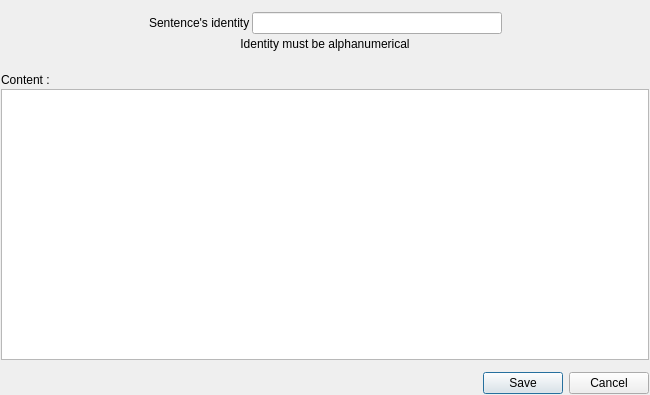
<?xml version="1.0" encoding="UTF-8"?>
<ui version="4.0">
 <class>SentenceSelectedEditDialog</class>
 <widget class="QDialog" name="SentenceSelectedEditDialog">
  <property name="windowModality">
   <enum>Qt::WindowModality::WindowModal</enum>
  </property>
  <property name="geometry">
   <rect>
    <x>0</x>
    <y>0</y>
    <width>650</width>
    <height>395</height>
   </rect>
  </property>
  <property name="windowTitle">
   <string>Create/Edit/View a sentences</string>
  </property>
  <property name="modal">
   <bool>true</bool>
  </property>
  <layout class="QGridLayout" name="gridLayout">
   <property name="leftMargin">
    <number>1</number>
   </property>
   <property name="topMargin">
    <number>1</number>
   </property>
   <property name="rightMargin">
    <number>1</number>
   </property>
   <property name="bottomMargin">
    <number>1</number>
   </property>
   <property name="spacing">
    <number>2</number>
   </property>
   <item row="0" column="0">
    <spacer name="verticalSpacer_3">
     <property name="orientation">
      <enum>Qt::Orientation::Vertical</enum>
     </property>
     <property name="sizeType">
      <enum>QSizePolicy::Policy::Preferred</enum>
     </property>
     <property name="sizeHint" stdset="0">
      <size>
       <width>10</width>
       <height>10</height>
      </size>
     </property>
    </spacer>
   </item>
   <item row="5" column="0">
    <widget class="QPlainTextEdit" name="plainTextEdit"/>
   </item>
   <item row="3" column="0">
    <spacer name="verticalSpacer_2">
     <property name="orientation">
      <enum>Qt::Orientation::Vertical</enum>
     </property>
     <property name="sizeType">
      <enum>QSizePolicy::Policy::Preferred</enum>
     </property>
     <property name="sizeHint" stdset="0">
      <size>
       <width>20</width>
       <height>20</height>
      </size>
     </property>
    </spacer>
   </item>
   <item row="6" column="0">
    <spacer name="verticalSpacer">
     <property name="orientation">
      <enum>Qt::Orientation::Vertical</enum>
     </property>
     <property name="sizeType">
      <enum>QSizePolicy::Policy::Preferred</enum>
     </property>
     <property name="sizeHint" stdset="0">
      <size>
       <width>10</width>
       <height>10</height>
      </size>
     </property>
    </spacer>
   </item>
   <item row="4" column="0">
    <widget class="QLabel" name="label">
     <property name="text">
      <string>Content :</string>
     </property>
    </widget>
   </item>
   <item row="2" column="0">
    <widget class="QLabel" name="label_3">
     <property name="text">
      <string>Identity must be alphanumerical</string>
     </property>
     <property name="alignment">
      <set>Qt::AlignmentFlag::AlignCenter</set>
     </property>
    </widget>
   </item>
   <item row="7" column="0">
    <widget class="QDialogButtonBox" name="buttonBox">
     <property name="orientation">
      <enum>Qt::Orientation::Horizontal</enum>
     </property>
     <property name="standardButtons">
      <set>QDialogButtonBox::StandardButton::Cancel|QDialogButtonBox::StandardButton::Save</set>
     </property>
    </widget>
   </item>
   <item row="1" column="0">
    <widget class="QWidget" name="widget" native="true">
     <layout class="QHBoxLayout" name="horizontalLayout">
      <property name="spacing">
       <number>2</number>
      </property>
      <property name="leftMargin">
       <number>1</number>
      </property>
      <property name="topMargin">
       <number>1</number>
      </property>
      <property name="rightMargin">
       <number>1</number>
      </property>
      <property name="bottomMargin">
       <number>1</number>
      </property>
      <item>
       <spacer name="horizontalSpacer_2">
        <property name="orientation">
         <enum>Qt::Orientation::Horizontal</enum>
        </property>
        <property name="sizeHint" stdset="0">
         <size>
          <width>40</width>
          <height>20</height>
         </size>
        </property>
       </spacer>
      </item>
      <item>
       <widget class="QLabel" name="label_2">
        <property name="text">
         <string>Sentence's identity</string>
        </property>
       </widget>
      </item>
      <item>
       <widget class="QLineEdit" name="lineEdit">
        <property name="minimumSize">
         <size>
          <width>250</width>
          <height>0</height>
         </size>
        </property>
       </widget>
      </item>
      <item>
       <spacer name="horizontalSpacer">
        <property name="orientation">
         <enum>Qt::Orientation::Horizontal</enum>
        </property>
        <property name="sizeHint" stdset="0">
         <size>
          <width>40</width>
          <height>20</height>
         </size>
        </property>
       </spacer>
      </item>
     </layout>
    </widget>
   </item>
  </layout>
 </widget>
 <resources/>
 <connections>
  <connection>
   <sender>buttonBox</sender>
   <signal>accepted()</signal>
   <receiver>SentenceSelectedEditDialog</receiver>
   <slot>accept()</slot>
   <hints>
    <hint type="sourcelabel">
     <x>248</x>
     <y>254</y>
    </hint>
    <hint type="destinationlabel">
     <x>157</x>
     <y>274</y>
    </hint>
   </hints>
  </connection>
  <connection>
   <sender>buttonBox</sender>
   <signal>rejected()</signal>
   <receiver>SentenceSelectedEditDialog</receiver>
   <slot>reject()</slot>
   <hints>
    <hint type="sourcelabel">
     <x>316</x>
     <y>260</y>
    </hint>
    <hint type="destinationlabel">
     <x>286</x>
     <y>274</y>
    </hint>
   </hints>
  </connection>
 </connections>
</ui>
